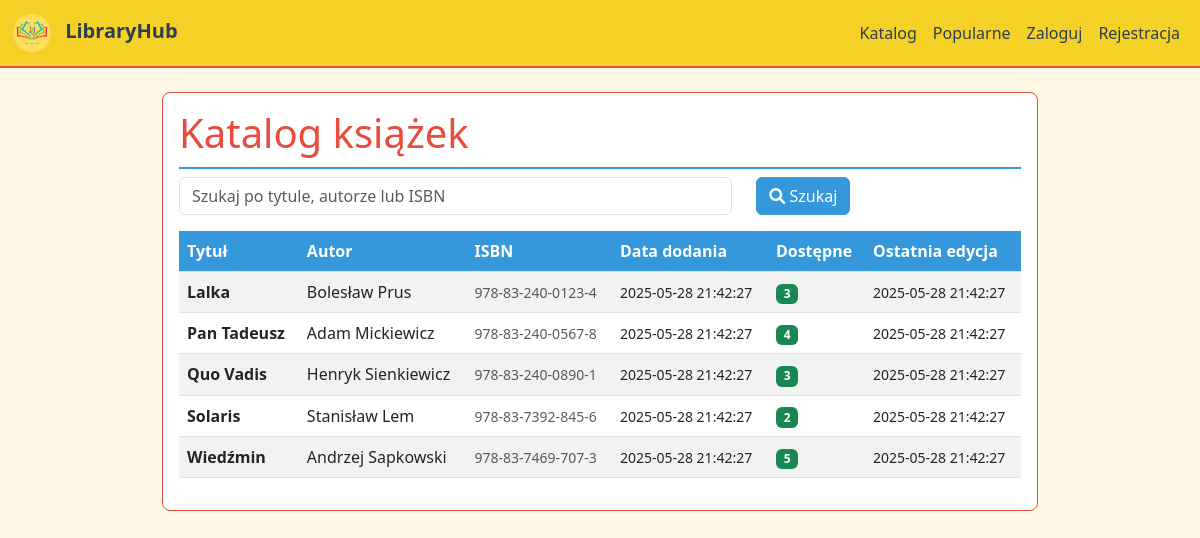
/catalog, run on the app's committed database.
### tables this page shows
CREATE TABLE books
                 (id INTEGER PRIMARY KEY, title TEXT, author TEXT, added_date TEXT,
                  available INTEGER, last_edited TEXT, isbn TEXT UNIQUE);

### app.py (the view)
@app.route('/catalog')
def catalog():
    search = request.args.get('search', '').strip()
    try:
        conn = sqlite3.connect('database/library.db')
        c = conn.cursor()
        if search:
            c.execute('''SELECT * FROM books
                        WHERE title LIKE ? OR author LIKE ? OR isbn LIKE ?
                        ORDER BY title''',
                      ('%' + search + '%', '%' + search + '%', '%' + search + '%'))
        else:
            c.execute('SELECT * FROM books ORDER BY title')
        books = c.fetchall()
        borrowed_books = []
        user_borrow_count = 0
        if current_user.is_authenticated:
            c.execute('SELECT book_id FROM borrows WHERE user_id = ? AND returned = 0', (current_user.id,))
            borrowed_books = [row[0] for row in c.fetchall()]
            user_borrow_count = len(borrowed_books)
        conn.close()
        return render_template('catalog.html',
                               books=books,
                               borrowed_books=borrowed_books,
                               user_borrow_count=user_borrow_count,
                               max_borrows=MAX_BORROWS_PER_USER)
    except Exception as e:
        return render_template('catalog.html',
                               books=[],
                               borrowed_books=[],
                               user_borrow_count=0,
                               max_borrows=MAX_BORROWS_PER_USER,
                               error=f"Błąd: {str(e)}")

### templates/catalog.html (shortened to what this page needs)
{% extends "base.html" %}
{% block content %}
<div class="card mt-4">
    <div class="card-body">
        <h1 class="card-title">Katalog książek</h1>
        <form method="GET" class="mb-3">
            <div class="row">
                <div class="col-md-8">
                    <input type="text" name="search" class="form-control" placeholder="Szukaj po tytule, autorze lub ISBN"
                           value="{{ request.args.get('search', '') }}">
                </div>
                <div class="col-md-4">
                    <button type="submit" class="btn btn-primary">
                        <i class="fas fa-search"></i> Szukaj
                    </button>
                </div>
            </div>
        </form>
        <table class="table table-striped">
            <thead>
            <tr>
                <th>Tytuł</th>
                <th>Autor</th>
                <th>ISBN</th>
                <th>Data dodania</th>
                <th>Dostępne</th>
                <th>Ostatnia edycja</th>
            </tr>
            </thead>
            <tbody>
            {% for book in books %}
            <tr>
                <td><strong>{{ book[1] }}</strong></td>
                <td>{{ book[2] }}</td>
                <td>
                    <small class="text-muted">{{ book[6] if book|length > 6 else 'Brak' }}</small>
                </td>
                <td><small>{{ book[3] }}</small></td>
                <td>
                    {% if book[4] > 0 %}
                    <span class="badge bg-success">{{ book[4] }}</span>
                    {% else %}
                    <span class="badge bg-danger">0</span>
                    {% endif %}
                </td>
                <td><small>{{ book[5] }}</small></td>
            </tr>
            {% endfor %}
            </tbody>
        </table>
    </div>
</div>
{% endblock %}

### templates/base.html (shortened to what this page needs)
<!DOCTYPE html>
<html lang="pl">
<head>
    <link href="https://cdn.jsdelivr.net/npm/bootstrap@5.3.0/dist/css/bootstrap.min.css" rel="stylesheet">
    <link href="https://cdnjs.cloudflare.com/ajax/libs/font-awesome/6.0.0/css/all.min.css" rel="stylesheet">
</head>
<body>
<nav class="navbar navbar-expand-lg navbar-light">
    <div class="container-fluid">
        <a class="navbar-brand" href="{{ url_for('index') }}">
            <img src="{{ url_for('static', filename='logo.png') }}" alt="Logo" width="40" class="me-2">
            LibraryHub
        </a>
        <div class="collapse navbar-collapse" id="navbarNav">
            <ul class="navbar-nav ms-auto">
                <li class="nav-item">
                    <a class="nav-link" href="{{ url_for('catalog') }}">Katalog</a>
                </li>
                <li class="nav-item">
                    <a class="nav-link" href="{{ url_for('popular') }}">Popularne</a>
                </li>
                {% if current_user.is_authenticated %}
                <li class="nav-item">
                    <a class="nav-link" href="{{ url_for('profile') }}">Profil</a>
                </li>
                <li class="nav-item">
                    <a class="nav-link" href="{{ url_for('logout') }}">Wyloguj</a>
                </li>
                {% else %}
                <li class="nav-item">
                    <a class="nav-link" href="{{ url_for('login') }}">Zaloguj</a>
                </li>
                <li class="nav-item">
                    <a class="nav-link" href="{{ url_for('register') }}">Rejestracja</a>
                </li>
                {% endif %}
            </ul>
        </div>
    </div>
</nav>
<div class="container">
    {% block content %}{% endblock %}
</div>
</body>
</html>

### templates/base.html (style rules this page uses)
body { background-color: #FFF9E6; color: #2C3E50; }
.navbar { background-color: #F5D128 !important; border-bottom: 2px solid #E74C3C; }
.navbar-brand { color: #2C3E50 !important; font-weight: bold; }
.nav-link { color: #2C3E50 !important; }
.container { max-width: 900px; margin-top: 20px; }
.card { border: 1px solid #E74C3C; border-radius: 8px; background-color: #FFFFFF; }
.card-title { color: #E74C3C; border-bottom: 2px solid #3498DB; padding-bottom: 10px; }
.btn-primary { background-color: #3498DB; border-color: #3498DB; }
.table thead th { background-color: #3498DB; color: white; }

### data on the page
books: title "Lalka", author "Bolesław Prus", isbn "978-83-240-0123-4", added_date "2025-05-28 21:42:27", available "3", last_edited "2025-05-28 21:42:27"
books: title "Pan Tadeusz", author "Adam Mickiewicz", isbn "978-83-240-0567-8", added_date "2025-05-28 21:42:27", available "4", last_edited "2025-05-28 21:42:27"
books: title "Quo Vadis", author "Henryk Sienkiewicz", isbn "978-83-240-0890-1", added_date "2025-05-28 21:42:27", available "3", last_edited "2025-05-28 21:42:27"
books: title "Solaris", author "Stanisław Lem", isbn "978-83-7392-845-6", added_date "2025-05-28 21:42:27", available "2", last_edited "2025-05-28 21:42:27"
books: title "Wiedźmin", author "Andrzej Sapkowski", isbn "978-83-7469-707-3", added_date "2025-05-28 21:42:27", available "5", last_edited "2025-05-28 21:42:27"
